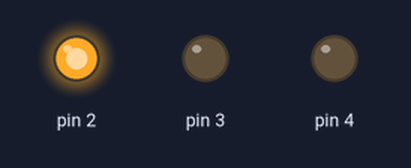
Simulated run of this program. Board: Arduino Uno, built with avr-gcc and run on an emulated ATmega328P. Shown: output pins drawn as LEDs (lit = HIGH).

Above: at 0.1 s.
At 0.9 s:
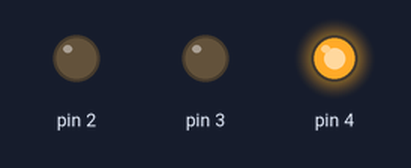
At 1.7 s:
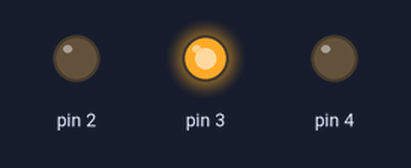
At 2.7 s:
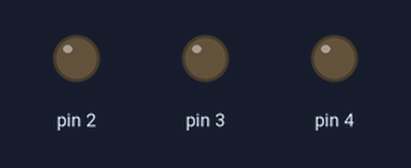
Timing chart, 0 to 3.0 s (numbered marks = the images above):
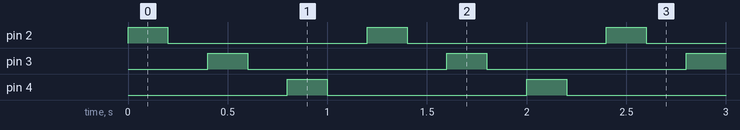

Measured:
- by itself, pin 2–4: alternates HIGH for 0.20 s and LOW for 1.0 s
- by itself, everything shown: repeats every 1.2 s, in 6 steps

The program:

main.cpp
```cpp
#include <Arduino.h>

void setup() {
    pinMode(2, OUTPUT);
    pinMode(3, OUTPUT);
    pinMode(4, OUTPUT);
}

void blink(uint8_t pin, uint32_t time) {
    digitalWrite(pin, HIGH);
    delay(time);
    digitalWrite(pin, LOW);
    delay(time);
}

void loop() {
    blink(2, 200);
    blink(3, 200);
    blink(4, 200);
}
```
